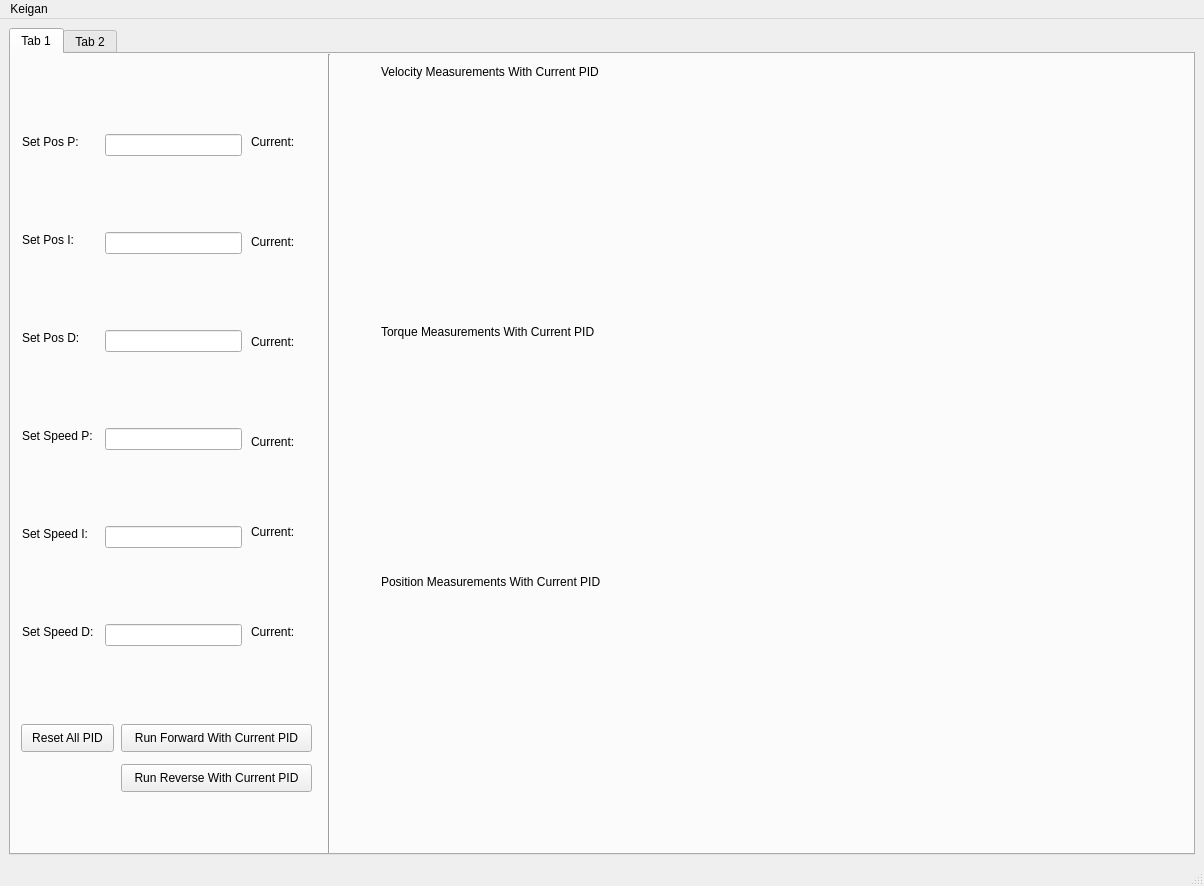
<?xml version="1.0" encoding="UTF-8"?>
<ui version="4.0">
 <class>MainWindow</class>
 <widget class="QMainWindow" name="MainWindow">
  <property name="geometry">
   <rect>
    <x>0</x>
    <y>0</y>
    <width>1204</width>
    <height>886</height>
   </rect>
  </property>
  <property name="windowTitle">
   <string>MainWindow</string>
  </property>
  <widget class="QWidget" name="centralwidget">
   <layout class="QGridLayout" name="gridLayout">
    <item row="0" column="0">
     <widget class="QTabWidget" name="tabWidget">
      <property name="currentIndex">
       <number>0</number>
      </property>
      <widget class="QWidget" name="tab">
       <attribute name="title">
        <string>Tab 1</string>
       </attribute>
       <widget class="QLineEdit" name="setPosI">
        <property name="geometry">
         <rect>
          <x>94</x>
          <y>178</y>
          <width>137</width>
          <height>22</height>
         </rect>
        </property>
       </widget>
       <widget class="QLabel" name="label_12">
        <property name="geometry">
         <rect>
          <x>11</x>
          <y>472</y>
          <width>72</width>
          <height>16</height>
         </rect>
        </property>
        <property name="text">
         <string>Set Speed I:</string>
        </property>
       </widget>
       <widget class="QLabel" name="label_10">
        <property name="geometry">
         <rect>
          <x>11</x>
          <y>276</y>
          <width>60</width>
          <height>16</height>
         </rect>
        </property>
        <property name="text">
         <string>Set Pos D:</string>
        </property>
       </widget>
       <widget class="QLabel" name="label_7">
        <property name="geometry">
         <rect>
          <x>11</x>
          <y>80</y>
          <width>59</width>
          <height>16</height>
         </rect>
        </property>
        <property name="text">
         <string>Set Pos P:</string>
        </property>
       </widget>
       <widget class="QLabel" name="curSP">
        <property name="geometry">
         <rect>
          <x>240</x>
          <y>380</y>
          <width>48</width>
          <height>16</height>
         </rect>
        </property>
        <property name="text">
         <string>Current:</string>
        </property>
       </widget>
       <widget class="QLineEdit" name="setPosP">
        <property name="geometry">
         <rect>
          <x>94</x>
          <y>80</y>
          <width>137</width>
          <height>22</height>
         </rect>
        </property>
       </widget>
       <widget class="QLabel" name="label_11">
        <property name="geometry">
         <rect>
          <x>11</x>
          <y>374</y>
          <width>75</width>
          <height>16</height>
         </rect>
        </property>
        <property name="text">
         <string>Set Speed P:</string>
        </property>
       </widget>
       <widget class="QPushButton" name="resetPID">
        <property name="geometry">
         <rect>
          <x>10</x>
          <y>670</y>
          <width>93</width>
          <height>28</height>
         </rect>
        </property>
        <property name="text">
         <string>Reset All PID</string>
        </property>
       </widget>
       <widget class="QLabel" name="curPD">
        <property name="geometry">
         <rect>
          <x>240</x>
          <y>280</y>
          <width>48</width>
          <height>16</height>
         </rect>
        </property>
        <property name="text">
         <string>Current:</string>
        </property>
       </widget>
       <widget class="QLineEdit" name="setSpeedD">
        <property name="geometry">
         <rect>
          <x>94</x>
          <y>570</y>
          <width>137</width>
          <height>22</height>
         </rect>
        </property>
       </widget>
       <widget class="QLineEdit" name="setSpeedP">
        <property name="geometry">
         <rect>
          <x>94</x>
          <y>374</y>
          <width>137</width>
          <height>22</height>
         </rect>
        </property>
       </widget>
       <widget class="QLabel" name="curSD">
        <property name="geometry">
         <rect>
          <x>240</x>
          <y>570</y>
          <width>48</width>
          <height>16</height>
         </rect>
        </property>
        <property name="text">
         <string>Current:</string>
        </property>
       </widget>
       <widget class="QLineEdit" name="setSpeedI">
        <property name="geometry">
         <rect>
          <x>94</x>
          <y>472</y>
          <width>137</width>
          <height>22</height>
         </rect>
        </property>
        <property name="maximumSize">
         <size>
          <width>1006</width>
          <height>16777215</height>
         </size>
        </property>
       </widget>
       <widget class="QLineEdit" name="setPosD">
        <property name="geometry">
         <rect>
          <x>94</x>
          <y>276</y>
          <width>137</width>
          <height>22</height>
         </rect>
        </property>
       </widget>
       <widget class="QLabel" name="label_8">
        <property name="geometry">
         <rect>
          <x>11</x>
          <y>570</y>
          <width>76</width>
          <height>16</height>
         </rect>
        </property>
        <property name="text">
         <string>Set Speed D:</string>
        </property>
       </widget>
       <widget class="QLabel" name="curPI">
        <property name="geometry">
         <rect>
          <x>240</x>
          <y>180</y>
          <width>48</width>
          <height>16</height>
         </rect>
        </property>
        <property name="text">
         <string>Current:</string>
        </property>
       </widget>
       <widget class="QLabel" name="curPP">
        <property name="geometry">
         <rect>
          <x>240</x>
          <y>80</y>
          <width>48</width>
          <height>16</height>
         </rect>
        </property>
        <property name="text">
         <string>Current:</string>
        </property>
       </widget>
       <widget class="QLabel" name="label_9">
        <property name="geometry">
         <rect>
          <x>11</x>
          <y>178</y>
          <width>56</width>
          <height>16</height>
         </rect>
        </property>
        <property name="text">
         <string>Set Pos I:</string>
        </property>
       </widget>
       <widget class="QLabel" name="curSI">
        <property name="geometry">
         <rect>
          <x>240</x>
          <y>470</y>
          <width>48</width>
          <height>16</height>
         </rect>
        </property>
        <property name="text">
         <string>Current:</string>
        </property>
       </widget>
       <widget class="Line" name="line">
        <property name="geometry">
         <rect>
          <x>310</x>
          <y>0</y>
          <width>16</width>
          <height>801</height>
         </rect>
        </property>
        <property name="orientation">
         <enum>Qt::Vertical</enum>
        </property>
       </widget>
       <widget class="PlotWidget" name="velGraph_2" native="true">
        <property name="geometry">
         <rect>
          <x>370</x>
          <y>40</y>
          <width>791</width>
          <height>221</height>
         </rect>
        </property>
       </widget>
       <widget class="PlotWidget" name="torGraph_2" native="true">
        <property name="geometry">
         <rect>
          <x>370</x>
          <y>300</y>
          <width>791</width>
          <height>211</height>
         </rect>
        </property>
       </widget>
       <widget class="PlotWidget" name="posGraph_2" native="true">
        <property name="geometry">
         <rect>
          <x>370</x>
          <y>550</y>
          <width>791</width>
          <height>211</height>
         </rect>
        </property>
       </widget>
       <widget class="QLabel" name="label_13">
        <property name="geometry">
         <rect>
          <x>370</x>
          <y>10</y>
          <width>421</width>
          <height>16</height>
         </rect>
        </property>
        <property name="text">
         <string>Velocity Measurements With Current PID</string>
        </property>
       </widget>
       <widget class="QLabel" name="label_14">
        <property name="geometry">
         <rect>
          <x>370</x>
          <y>270</y>
          <width>421</width>
          <height>16</height>
         </rect>
        </property>
        <property name="text">
         <string>Torque Measurements With Current PID</string>
        </property>
       </widget>
       <widget class="QLabel" name="label_15">
        <property name="geometry">
         <rect>
          <x>370</x>
          <y>520</y>
          <width>421</width>
          <height>16</height>
         </rect>
        </property>
        <property name="text">
         <string>Position Measurements With Current PID</string>
        </property>
       </widget>
       <widget class="QPushButton" name="runFPID">
        <property name="geometry">
         <rect>
          <x>110</x>
          <y>670</y>
          <width>191</width>
          <height>28</height>
         </rect>
        </property>
        <property name="text">
         <string>Run Forward With Current PID</string>
        </property>
       </widget>
       <widget class="QPushButton" name="runRPID">
        <property name="geometry">
         <rect>
          <x>110</x>
          <y>710</y>
          <width>191</width>
          <height>28</height>
         </rect>
        </property>
        <property name="text">
         <string>Run Reverse With Current PID</string>
        </property>
       </widget>
      </widget>
      <widget class="QWidget" name="tab_2">
       <attribute name="title">
        <string>Tab 2</string>
       </attribute>
       <widget class="QPushButton" name="torButton">
        <property name="geometry">
         <rect>
          <x>190</x>
          <y>250</y>
          <width>93</width>
          <height>28</height>
         </rect>
        </property>
        <property name="text">
         <string>Start Test</string>
        </property>
       </widget>
       <widget class="QLabel" name="label_5">
        <property name="geometry">
         <rect>
          <x>20</x>
          <y>50</y>
          <width>155</width>
          <height>16</height>
         </rect>
        </property>
        <property name="text">
         <string>Enter values one at a time:</string>
        </property>
       </widget>
       <widget class="PlotWidget" name="posGraph" native="true">
        <property name="geometry">
         <rect>
          <x>350</x>
          <y>550</y>
          <width>821</width>
          <height>211</height>
         </rect>
        </property>
       </widget>
       <widget class="QLabel" name="label_6">
        <property name="geometry">
         <rect>
          <x>20</x>
          <y>550</y>
          <width>155</width>
          <height>16</height>
         </rect>
        </property>
        <property name="text">
         <string>Enter values one at a time:</string>
        </property>
       </widget>
       <widget class="QPushButton" name="testAllB">
        <property name="geometry">
         <rect>
          <x>120</x>
          <y>710</y>
          <width>93</width>
          <height>28</height>
         </rect>
        </property>
        <property name="text">
         <string>Test All</string>
        </property>
       </widget>
       <widget class="QLabel" name="label">
        <property name="geometry">
         <rect>
          <x>20</x>
          <y>290</y>
          <width>155</width>
          <height>16</height>
         </rect>
        </property>
        <property name="text">
         <string>Enter values one at a time:</string>
        </property>
       </widget>
       <widget class="QLineEdit" name="torEnter">
        <property name="geometry">
         <rect>
          <x>190</x>
          <y>290</y>
          <width>137</width>
          <height>22</height>
         </rect>
        </property>
       </widget>
       <widget class="QPushButton" name="velButton">
        <property name="geometry">
         <rect>
          <x>190</x>
          <y>10</y>
          <width>93</width>
          <height>28</height>
         </rect>
        </property>
        <property name="text">
         <string>Start Test</string>
        </property>
       </widget>
       <widget class="QLabel" name="label_2">
        <property name="geometry">
         <rect>
          <x>350</x>
          <y>520</y>
          <width>176</width>
          <height>16</height>
         </rect>
        </property>
        <property name="text">
         <string>Position: Desired vs. Measured</string>
        </property>
       </widget>
       <widget class="QLabel" name="listPos">
        <property name="geometry">
         <rect>
          <x>20</x>
          <y>590</y>
          <width>301</width>
          <height>16</height>
         </rect>
        </property>
        <property name="text">
         <string/>
        </property>
       </widget>
       <widget class="QPushButton" name="clearAllB">
        <property name="geometry">
         <rect>
          <x>10</x>
          <y>710</y>
          <width>93</width>
          <height>28</height>
         </rect>
        </property>
        <property name="text">
         <string>Clear All</string>
        </property>
       </widget>
       <widget class="PlotWidget" name="torGraph" native="true">
        <property name="geometry">
         <rect>
          <x>350</x>
          <y>290</y>
          <width>821</width>
          <height>211</height>
         </rect>
        </property>
       </widget>
       <widget class="QPushButton" name="clearTor">
        <property name="geometry">
         <rect>
          <x>20</x>
          <y>250</y>
          <width>93</width>
          <height>28</height>
         </rect>
        </property>
        <property name="text">
         <string>Clear Values</string>
        </property>
       </widget>
       <widget class="QLabel" name="label_3">
        <property name="geometry">
         <rect>
          <x>360</x>
          <y>260</y>
          <width>173</width>
          <height>16</height>
         </rect>
        </property>
        <property name="text">
         <string>Torque: Desired vs. Measured</string>
        </property>
       </widget>
       <widget class="QPushButton" name="posButton">
        <property name="geometry">
         <rect>
          <x>190</x>
          <y>510</y>
          <width>93</width>
          <height>28</height>
         </rect>
        </property>
        <property name="text">
         <string>Start Test</string>
        </property>
       </widget>
       <widget class="QLineEdit" name="posEnter">
        <property name="geometry">
         <rect>
          <x>190</x>
          <y>550</y>
          <width>137</width>
          <height>22</height>
         </rect>
        </property>
        <property name="maxLength">
         <number>32748</number>
        </property>
       </widget>
       <widget class="PlotWidget" name="velGraph" native="true">
        <property name="geometry">
         <rect>
          <x>350</x>
          <y>30</y>
          <width>821</width>
          <height>211</height>
         </rect>
        </property>
       </widget>
       <widget class="QLabel" name="listVel">
        <property name="geometry">
         <rect>
          <x>20</x>
          <y>80</y>
          <width>301</width>
          <height>16</height>
         </rect>
        </property>
        <property name="text">
         <string/>
        </property>
       </widget>
       <widget class="QPushButton" name="clearPos">
        <property name="geometry">
         <rect>
          <x>20</x>
          <y>510</y>
          <width>93</width>
          <height>28</height>
         </rect>
        </property>
        <property name="text">
         <string>Clear Values</string>
        </property>
       </widget>
       <widget class="QLabel" name="label_4">
        <property name="geometry">
         <rect>
          <x>350</x>
          <y>10</y>
          <width>176</width>
          <height>16</height>
         </rect>
        </property>
        <property name="text">
         <string>Velocity: Desired vs. Measured</string>
        </property>
       </widget>
       <widget class="QPushButton" name="clearVel">
        <property name="geometry">
         <rect>
          <x>20</x>
          <y>10</y>
          <width>93</width>
          <height>28</height>
         </rect>
        </property>
        <property name="text">
         <string>Clear Values</string>
        </property>
       </widget>
       <widget class="QLineEdit" name="velEnter">
        <property name="geometry">
         <rect>
          <x>190</x>
          <y>50</y>
          <width>137</width>
          <height>22</height>
         </rect>
        </property>
       </widget>
       <widget class="QLabel" name="listTor">
        <property name="geometry">
         <rect>
          <x>30</x>
          <y>330</y>
          <width>301</width>
          <height>16</height>
         </rect>
        </property>
        <property name="text">
         <string/>
        </property>
       </widget>
      </widget>
     </widget>
    </item>
   </layout>
  </widget>
  <widget class="QMenuBar" name="menubar">
   <property name="geometry">
    <rect>
     <x>0</x>
     <y>0</y>
     <width>1204</width>
     <height>26</height>
    </rect>
   </property>
   <widget class="QMenu" name="menuKeigan">
    <property name="title">
     <string>Keigan</string>
    </property>
   </widget>
   <addaction name="menuKeigan"/>
  </widget>
  <widget class="QStatusBar" name="statusbar"/>
 </widget>
 <customwidgets>
  <customwidget>
   <class>PlotWidget</class>
   <extends>QWidget</extends>
   <header>pyqtgraph</header>
   <container>1</container>
  </customwidget>
 </customwidgets>
 <resources/>
 <connections/>
</ui>
